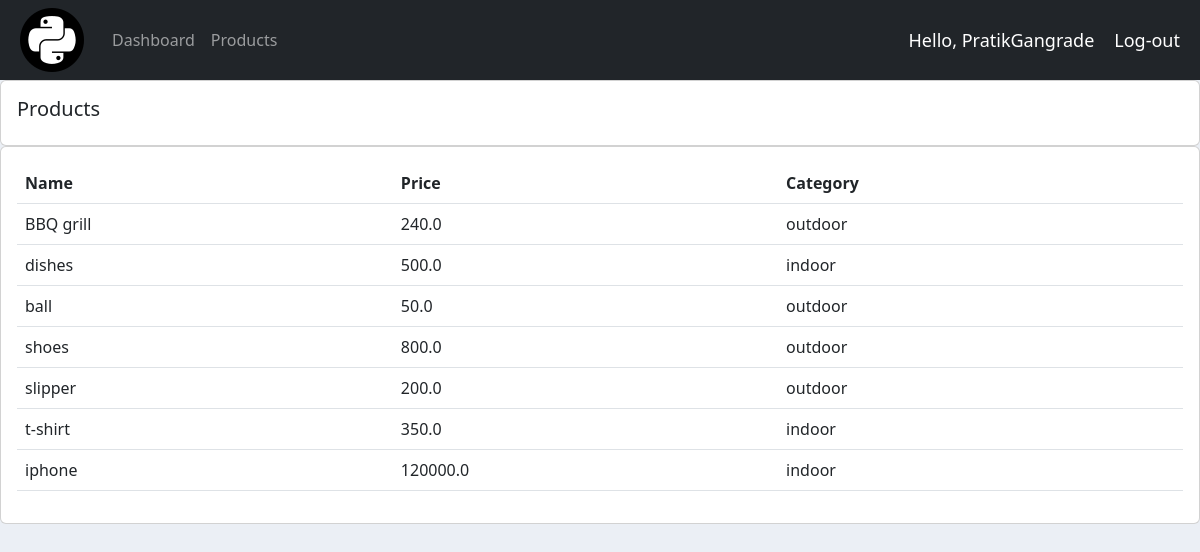
The page /products/ (signed in) on the database its author committed.
### accounts/models.py (models this page shows, shortened)
class product(models.Model):
    CATEGORY = (
        ('indoor','indoor'),
        ('outdoor','outdoor'),
    )
    name = models.CharField(max_length=200, null=True)
    price = models.FloatField()
    category = models.CharField(max_length=200, null=True,choices=CATEGORY)
    description = models.TextField(null=True)
    date_created = models.DateTimeField(auto_now_add=True, null=True)
    tags = models.ManyToManyField(tag)

### accounts/decorators.py (the view)
        def wrapper_func(request, *args, **kwargs):
            group = None
            if request.user.groups.exists():
                group =  request.user.groups.all()[0].name
            if group in allowed_roles:
                return view_func(request, *args, **kwargs)
            return redirect('user-page')

### accounts/views.py (called while the page is built)
@login_required(login_url='login')
@allowed_user(allowed_roles='admin')
def products(request):
    prod = product.objects.all()
    return render(request,'products.html',{'prod':prod})

### templates/products.html
{% extends 'boiler.html' %}
{% block content %}
    <div class="row">
        <div class="col-md">
            <div class="card card-body">
                <h5>Products</h5>
            </div>
            <div class="card card-body">
                <table class="table">
                    <tr>
                        <th>Name</th>
                        <th>Price</th>
                        <th>Category</th>
                    </tr>
                    {% for i in prod %}
                    <tr>
                        <td>{{i.name}}</td>
                        <td>{{i.price}}</td>
                        <td>{{i.category}}</td>
                    </tr>
                    {% endfor %}
                </table>
            </div>
        </div>
    </div>
{%  endblock %}

### templates/navbar.html (shortened to what this page needs)
 {% load static %}
<nav class="navbar navbar-expand-lg navbar-dark bg-dark">
    <img style="padding: 0 20px;" src="{% static 'img/python (1).png' %}" alt="nothing">
  <div class="collapse navbar-collapse" id="navbarSupportedContent">
    <ul class="navbar-nav me-auto mb-2 mb-lg-0">
      {% if user.get_username == 'PratikGangrade' %}
      <li class="nav-item">
        <a class="nav-link" aria-current="page" href="{% url 'home' %}">Dashboard</a>
      </li>
      <li class="nav-item">
        <a class="nav-link" aria-current="page" href="{% url 'prod' %}">Products</a>
      </li>
      {% else %}
      <li class="nav-item">
        <a class="nav-link" aria-current="page" href="{% url 'setting' %}">Setting</a>
      </li>
      {% endif %}
      {% if user.is_authenticated %}
    </ul>
      <span class="hello-msg">Hello, {{request.user}}</span>
      <span class="hello-msg"><a class="nav-link" href="{% url 'logout' %}">Log-out</a></span>
      {% endif %}
  </div>
</nav>

### static/style.css (style rules this page uses)
body { background-color: #ebeff5; }

### templates/navbar.html (style rules this page uses)
.hello-msg { font-size: 18px; color: #fff; margin-right: 20px; }

### rows shown on the page
product: name "BBQ grill", price "240.0", category "outdoor"
product: name "dishes", price "500.0", category "indoor"
product: name "ball", price "50.0", category "outdoor"
product: name "shoes", price "800.0", category "outdoor"
product: name "slipper", price "200.0", category "outdoor"
product: name "t-shirt", price "350.0", category "indoor"
product: name "iphone", price "120000.0", category "indoor"

### other values the page prints
{{ request.user }} "PratikGangrade"
